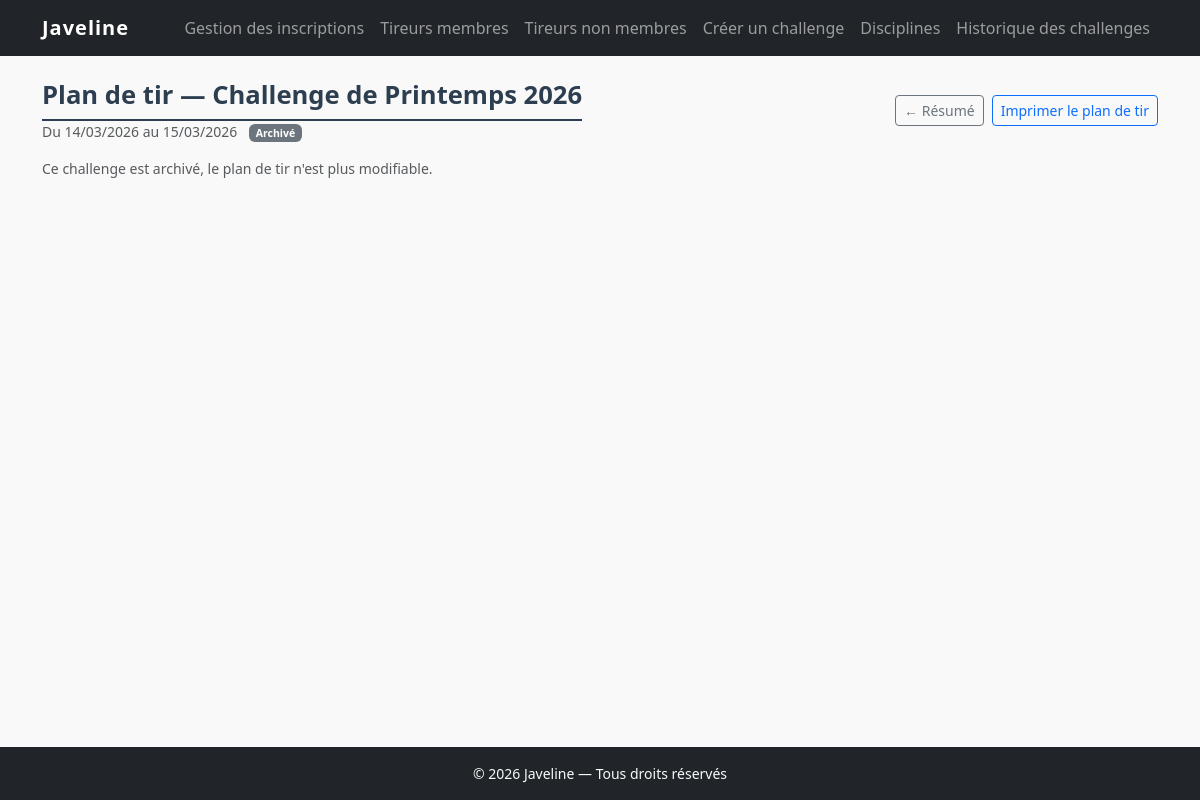
Screenshot of /challenges/1/plan-de-tir with the database file from the repository.
### tables this page shows
CREATE TABLE challenges (
    id          INT UNSIGNED                    NOT NULL AUTO_INCREMENT,
    libelle     VARCHAR(200)                    NOT NULL,
    date_debut  DATE                            NOT NULL,
    date_fin    DATE                            NOT NULL,
    statut      ENUM('ouvert', 'archive')       NOT NULL DEFAULT 'ouvert',
    created_at  DATETIME                        NOT NULL DEFAULT CURRENT_TIMESTAMP,
    PRIMARY KEY (id),
    CONSTRAINT chk_dates CHECK (date_fin >= date_debut)
);

### app/controllers/ChallengeController.php (called while the page is built, shortened)
<?php
class ChallengeController extends Controller
{
    private ChallengeModel    $model;
    private InscriptionModel  $inscriptions;
    private BlocHoraireModel  $blocsHoraires;
    public function __construct()
    {
        $this->model         = new ChallengeModel();
        $this->inscriptions  = new InscriptionModel();
        $this->blocsHoraires = new BlocHoraireModel();
    }
    public function planDeTir(string $id): void
    {
        $id = (int) $id;
        $challenge = $this->model->findById($id);
        $this->render('challenges/plan_de_tir', [
            'titrePage'    => 'Plan de tir — ' . htmlspecialchars($challenge['libelle']) . ' — ' . APP_NAME,
            'challenge'    => $challenge,
            'jours'        => $this->listerJoursChallenge($challenge),
            'grille'       => $this->inscriptions->findGrille($id),
            'blocsHoraires'=> $this->blocsHoraires->findByChallenge($id),
            'dureeConflit' => self::DUREE_CONFLIT_MINUTES,
        ]);
    }
    private function listerJoursChallenge(array $challenge): array
    {
        $jours   = [];
        $curseur = strtotime($challenge['date_debut']);
        $fin     = strtotime($challenge['date_fin']);
        while ($curseur <= $fin) {
            $jours[] = date('Y-m-d', $curseur);
            $curseur = strtotime('+1 day', $curseur);
        }
        return $jours;
    }
}

### index.php (called while the page is built, shortened)
<?php
require_once APP_ROOT . '/core/Database.php';
require_once APP_ROOT . '/core/Model.php';
require_once APP_ROOT . '/core/Router.php';
$router = new Router();
$router->dispatch();

### core/Model.php (called while the page is built, shortened)
<?php
abstract class Model
{
    protected PDO $db;
    protected string $table = '';
    public function __construct()
    {
        $this->db = Database::getInstance();
    }
    public function findById(int $id): array|false
    {
        $stmt = $this->db->prepare('SELECT * FROM ' . $this->table . ' WHERE id = :id');
        $stmt->execute([':id' => $id]);
        return $stmt->fetch();
    }
}

### core/Database.php (called while the page is built, shortened)
<?php
class Database
{
    private static ?PDO $instance = null;
    public static function getInstance(): PDO
    {
        if (self::$instance === null) {
            $dsn = 'mysql:host=' . DB_HOST
                 . ';dbname=' . DB_NAME
                 . ';charset=' . DB_CHARSET;
            $options = [
                PDO::ATTR_ERRMODE            => PDO::ERRMODE_EXCEPTION,
                PDO::ATTR_DEFAULT_FETCH_MODE => PDO::FETCH_ASSOC,
                PDO::ATTR_EMULATE_PREPARES   => false,
            ];
            try {
                self::$instance = new PDO($dsn, DB_USER, DB_PASS, $options);
            } catch (PDOException $e) {
                if (APP_ENV === 'development') {
                    die('Erreur de connexion à la base de données : ' . $e->getMessage());
                } else {
                    die('Erreur de connexion à la base de données. Veuillez réessayer plus tard.');
                }
            }
        }
        return self::$instance;
    }
}

### app/views/challenges/plan_de_tir.php (the view, shortened to what this page needs)
<?php
$debut   = date('d/m/Y', strtotime($challenge['date_debut']));
$fin     = date('d/m/Y', strtotime($challenge['date_fin']));
$archive = ($challenge['statut'] === 'archive');
$disciplines = [];
foreach ($grille as $r) {
    $code = (int) $r['discipline_code'];
    if (!isset($disciplines[$code])) {
        $disciplines[$code] = ['fr' => $r['discipline_fr'], 'en' => $r['discipline_en']];
    }
}
ksort($disciplines);
?>
<div class="page-header mb-3 d-flex align-items-center justify-content-between flex-wrap gap-2">
    <div>
        <h1 class="mb-0">Plan de tir — <?= htmlspecialchars($challenge['libelle']) ?></h1>
        <p class="text-muted mb-0 small">
            <?= $debut === $fin ? $debut : 'Du ' . $debut . ' au ' . $fin ?>
            <?php if ($archive): ?>
                <span class="badge bg-secondary ms-2">Archivé</span>
            <?php endif; ?>
        </p>
    </div>
    <div class="d-flex gap-2 flex-wrap">
        <a href="<?= APP_URL ?>/challenges/<?= (int) $challenge['id'] ?>/resume"
           class="btn btn-outline-secondary btn-sm"
           aria-label="Retour au résumé du challenge">
            ← Résumé
        </a>
        <a href="<?= APP_URL ?>/challenges/<?= (int) $challenge['id'] ?>/planning"
           target="_blank"
           class="btn btn-sm btn-outline-primary"
           aria-label="Imprimer le plan de tir">
            Imprimer le plan de tir
        </a>
    </div>
</div>
<?php if ($archive): ?>
    <p class="text-muted small mb-3">Ce challenge est archivé, le plan de tir n'est plus modifiable.</p>
<?php elseif (empty($disciplines)): ?>
    <p class="text-muted small mb-3">Aucun tireur inscrit pour le moment : rien à planifier.</p>
<?php endif; ?>

### core/Router.php (shortened to what this page needs)
<?php
class Router
{
    private array $routes = [];
    public function get(string $chemin, string $controleur, string $methode): void
    {
        $this->routes['GET'][$chemin] = [$controleur, $methode];
    }
    public function post(string $chemin, string $controleur, string $methode): void
    {
        $this->routes['POST'][$chemin] = [$controleur, $methode];
    }
    public function dispatch(): void
    {
        $methodeHttp = $_SERVER['REQUEST_METHOD'] ?? 'GET';
        $uri         = parse_url($_SERVER['REQUEST_URI'], PHP_URL_PATH);
        $base = parse_url(APP_URL, PHP_URL_PATH);
        if ($base && str_starts_with($uri, $base)) {
            $uri = substr($uri, strlen($base));
        }
        $uri = '/' . ltrim($uri, '/');
        foreach ($this->routes[$methodeHttp] ?? [] as $patron => $cible) {
            $regex = preg_replace('/:([a-z_]+)/', '([^/]+)', $patron);
            if (preg_match('#^' . $regex . '$#', $uri, $matches)) {
                array_shift($matches);
                [$controleur, $action] = $cible;
                $this->appeler($controleur, $action, $matches);
                return;
            }
        }
        require APP_ROOT . '/app/views/layouts/main.php';
    }
    private function appeler(string $controleur, string $action, array $params = []): void
    {
        $instance = new $controleur();
        call_user_func_array([$instance, $action], $params);
    }
}

### public/css/style.css (style rules this page uses)
:root { --couleur-primaire: #2c3e50; --couleur-secondaire: #e74c3c; --couleur-texte: #333333; --couleur-fond: #f9f9f9; --police-principale: 'Segoe UI', Tahoma, Geneva, Verdana, sans-serif; }
html, body { height: 100%; font-family: var(--police-principale); color: var(--couleur-texte); background-color: var(--couleur-fond); }
body { display: flex; flex-direction: column; }
.page-header h1 { font-size: 1.6rem; font-weight: 700; color: var(--couleur-primaire); border-bottom: 2px solid var(--couleur-primaire); padding-bottom: 0.5rem; }

### rows the page displays
challenges: libelle "Challenge de Printemps 2026", date_debut "14/03/2026", date_fin "15/03/2026"
